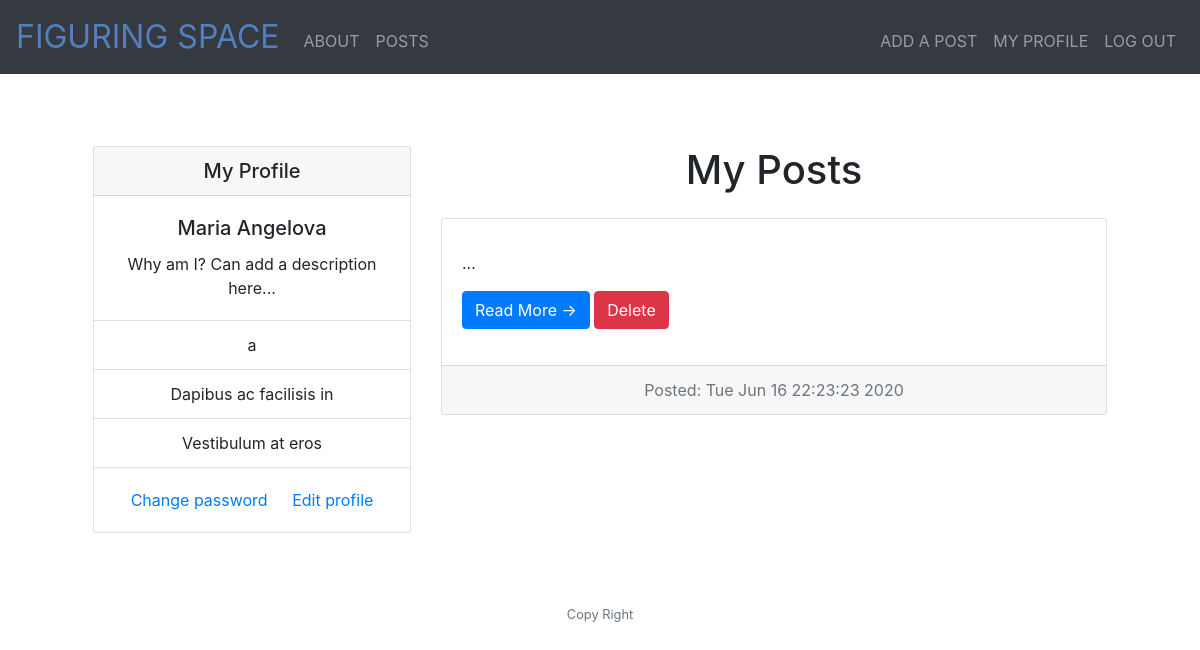
The app's page /myprofile (signed in), older data.
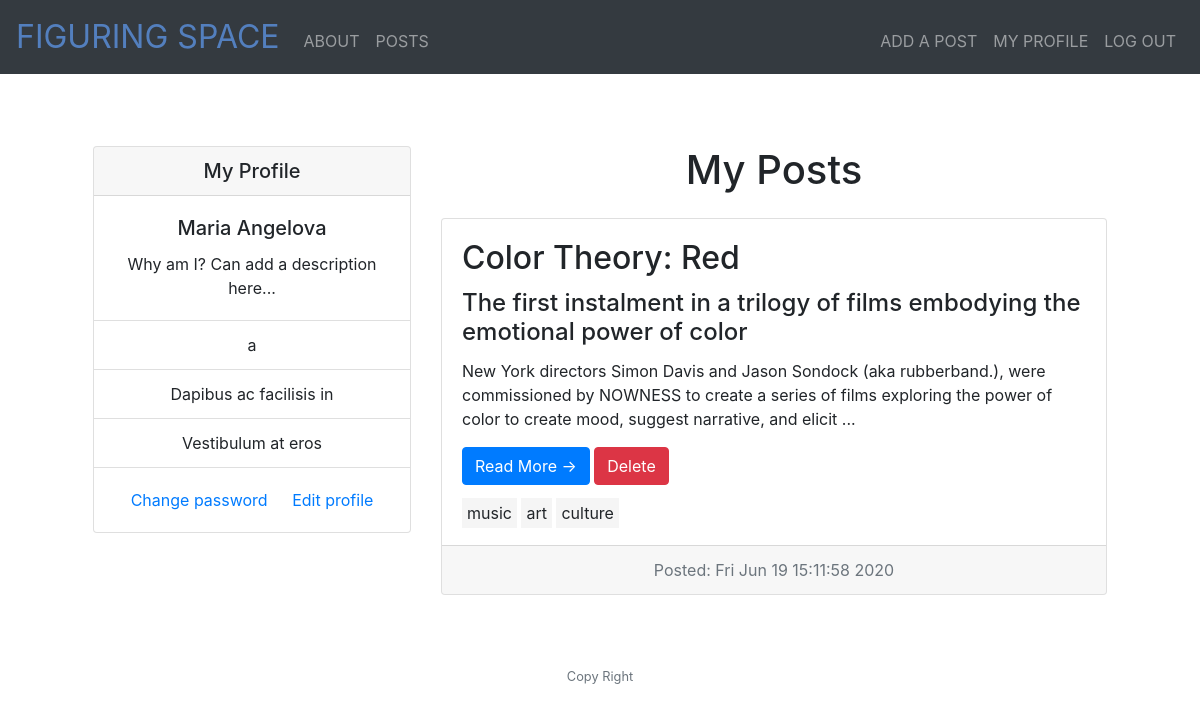
The same page, newer data.
### models.py (models this page shows)
class Post(db.Model):
    id = db.Column(db.Integer, primary_key=True)
    title = db.Column(db.String(50))
    subtitle = db.Column(db.String(50))
    date_posted = db.Column(db.DateTime)
    content = db.Column(db.Text)
    author = db.Column(db.Integer, db.ForeignKey("user.id"))
    categories = db.relationship("Category", secondary='categories', backref=db.backref('posts', lazy='dynamic'))

class Category(db.Model):
    id = db.Column(db.Integer, primary_key=True)
    title = db.Column(db.String(50))

### app.py (the view)
@app.route("/myprofile", methods=["GET", "POST"])
def profile():
    user_id = session.get("user_id")
    user = User.query.filter_by(id=user_id).first()
    print(user)
    posts = Post.query.join(User).filter(Post.user.has(id=user_id)).order_by(desc(Post.date_posted))
    allcategories = Category.query.all()
    return render_template("profile.html", user=user, posts=posts, categories=allcategories)

### app.py (called while the page is built)
@app.after_request
def after_request(response):
    response.headers["Cache-Control"] = "no-cache, no-store, must-revalidate"
    response.headers["Expires"] = 0
    response.headers["Pragma"] = "no-cache"
    return response

### models.py (called while the page is built)
    def __repr__(self):
        return '<User %r>' % self.first_name

### templates/profile.html (shortened to what this page needs)
{% extends "layout.html" %} {% block main %}
<div class="container">
  <div class="row">
    <div class="col-md-4">
      <div class="card my-4">
        <h5 class="card-header">My Profile</h5>
        <div class="card-body">
          <h5 class="card-title">{{user.first_name}} {{user.last_name}}</h5>
          <p class="card-text">
            Why am I? Can add a description here...
          </p>
        </div>
        <ul class="list-group list-group-flush">
          <li class="list-group-item">{{user.email}}</li>
          <li class="list-group-item">Dapibus ac facilisis in</li>
          <li class="list-group-item">Vestibulum at eros</li>
        </ul>
        <div class="card-body">
          <a href="#" class="card-link">Change password</a>
          <a href="#" class="card-link">Edit profile</a>
        </div>
      </div>
    </div>
    <div class="col-md-8">
      <h1 class="my-4">
        My Posts
      </h1>
      {%for post in posts%}
      <div class="card mb-4">
        <div class="card-body" style="text-align: left;">
          <h2 class="card-title">{{post.title}}</h2>
          <h4 class="card-title">{{post.subtitle}}</h4>
          <p class="card-text">
            {{post.content[:200]}}...
          </p>
          <a href="/post/{{post.id}}" class="btn btn-primary"
            >Read More &rarr;</a
          >
          <a href="/post/delete/{{post.id}}" class="btn btn-danger">Delete</a>
          {%for cat in post.categories%}
          <span style="background-color: whitesmoke; padding: 5px;"
            >{{cat.title}}</span
          >
          {%endfor%}
        </div>
        <div class="card-footer text-muted">
          Posted: {{post.date_posted.strftime("%c")}}
        </div>
      </div>
      {%endfor%}
    </div>
  </div>
</div>
{% endblock %}

Row changes from the older to the newer data that the page shows:
removed Post: date_posted "Tue Jun 16 22:23:23 2020"
added Post: title "Color Theory: Red", subtitle "The first instalment in a trilogy of films embodying the emotional power of color", content "New York directors Simon Davis and Jason Sondock (aka rubberband.), were commissioned by NOWNESS to create a series of films exploring the power of color to create mood, suggest narrative, and elicit", date_posted "Fri Jun 19 15:11:58 2020"
changed Post: gains Category (title "music"); gains Category (title "art"); gains Category (title "culture")
